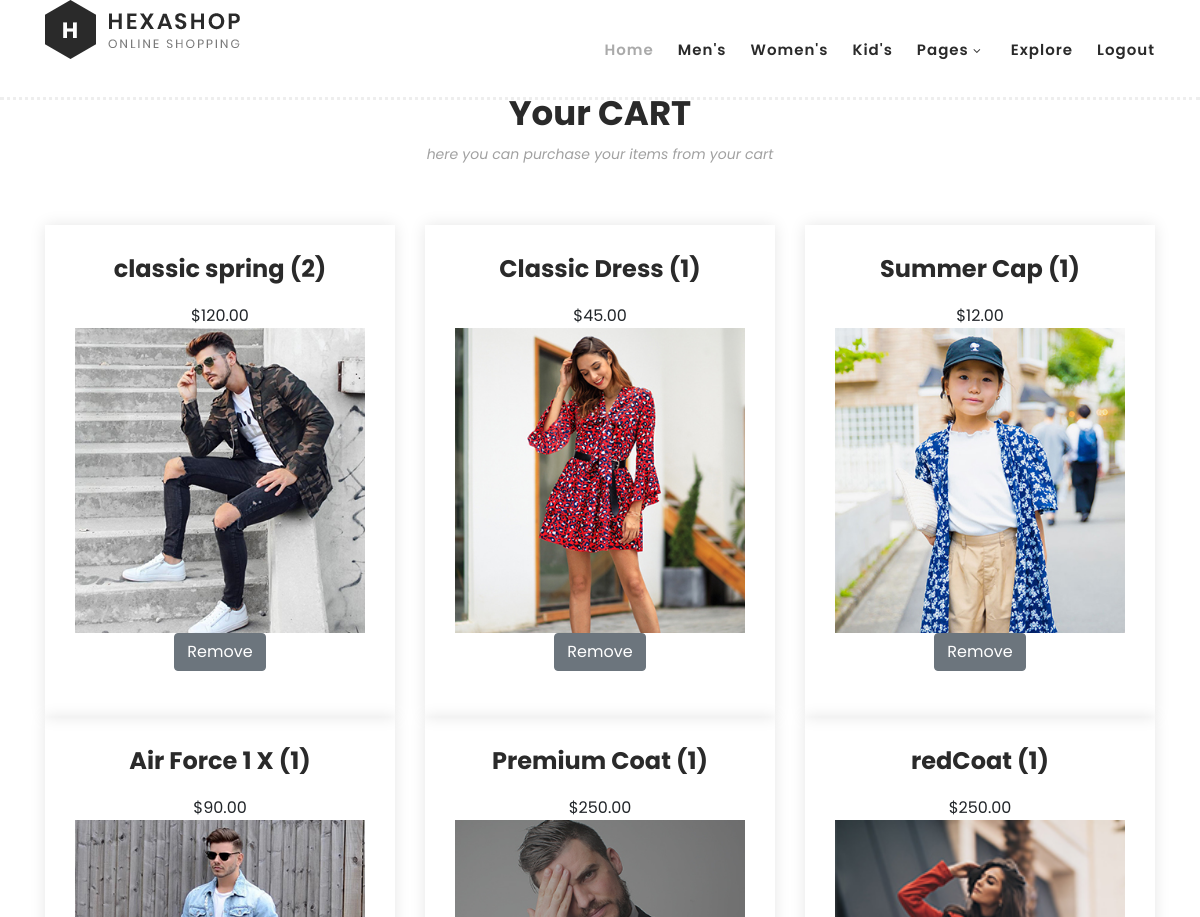
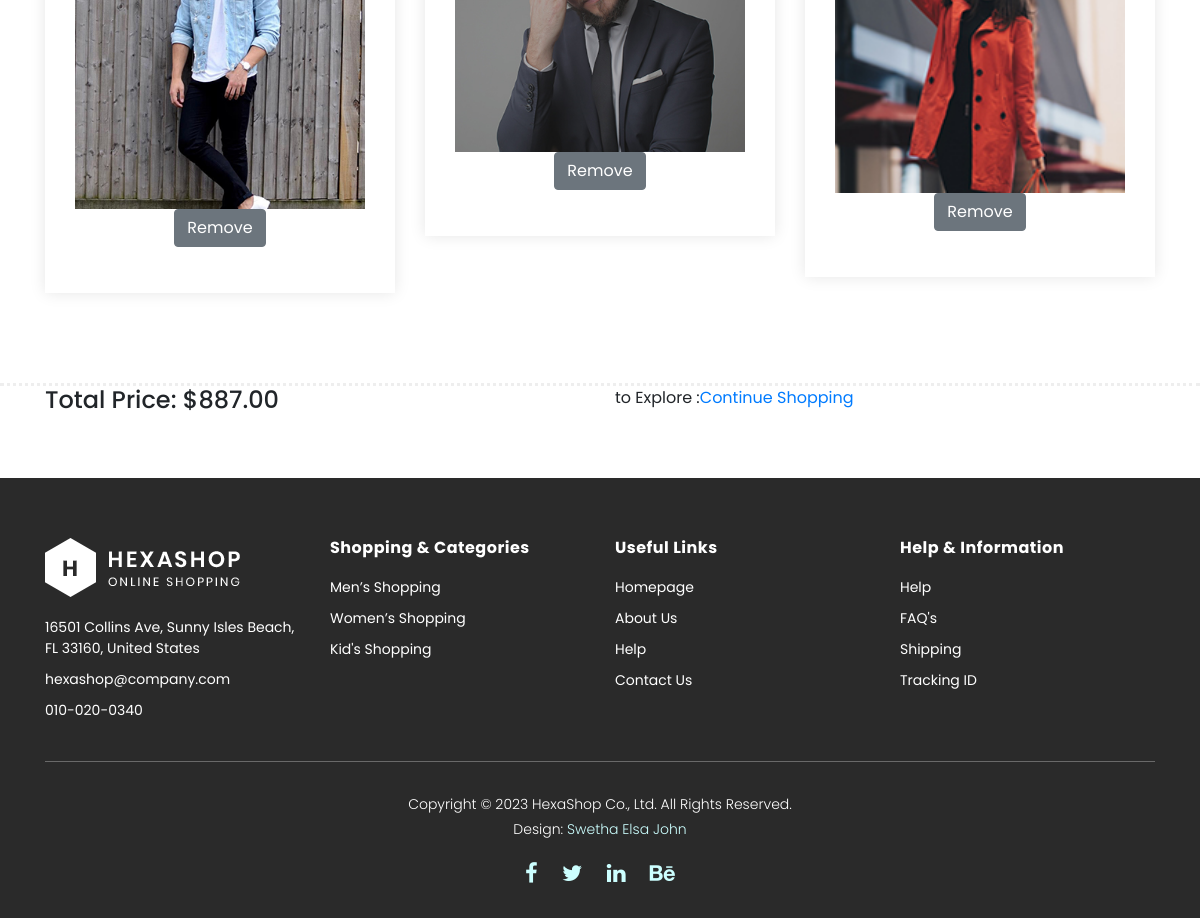
The app's page /cart/ (signed in) with its own data (2 pictures, top to bottom).
### store/models.py (models this page shows, shortened)
class CartItem(models.Model):
	product = models.ForeignKey(Product, on_delete=models.CASCADE)
	quantity = models.PositiveIntegerField(default=0)
	user = models.ForeignKey(User, on_delete=models.CASCADE)
	date_added = models.DateTimeField(auto_now_add=True)

class Product(models.Model):
	name = models.CharField(max_length=100)
	catogory = models.ForeignKey(Category, on_delete=models.CASCADE)
	description = models.TextField(null=True)
	price = models.DecimalField(max_digits=10, decimal_places=2)
	image = models.ImageField(upload_to='products/')

### store/views.py (the view)
# urls.py: path('cart/', views.view_cart, name='view_cart'),
def view_cart(request):
	cart_items = CartItem.objects.filter(user=request.user)
	total_price = sum(item.product.price * item.quantity for item in cart_items)
	return render(request, 'cart.html', {'cart_items': cart_items, 'total_price': total_price})

### templates/cart.html (shortened to what this page needs)
{% load static %}
<html lang="en">
<head>
    <link rel="stylesheet" type="text/css" href="{% static '/assets/css/bootstrap.min.css' %}">
    <link rel="stylesheet" type="text/css" href="{% static '/assets/css/font-awesome.css' %}">
    <link rel="stylesheet" href="{% static '/assets/css/templatemo-hexashop.css' %}">
    <link rel="stylesheet" href="{% static '/assets/css/owl-carousel.css' %}">
    <link rel="stylesheet" href="{% static '/assets/css/lightbox.css' %}">
</head>
<body>
	<header class="header-area header-sticky">
        <div class="container">
            <div class="row">
                <div class="col-12">
                    <nav class="main-nav">
                        <a href="index.html" class="logo">
                            <img src="{% static '/assets/images/logo.png' %}">
                        </a>
                        <ul class="nav">
                            <li class="scroll-to-section"><a href="#top" class="active">Home</a></li>
                            <li class="scroll-to-section"><a href="#men">Men's</a></li>
                            <li class="scroll-to-section"><a href="#women">Women's</a></li>
                            <li class="scroll-to-section"><a href="#kids">Kid's</a></li>
                            <li class="submenu">
                                <a href="javascript:;">Pages</a>
                            </li>
                            <li class="scroll-to-section"><a href="#explore">Explore</a></li>
                            {% if user.is_authenticated %}
                            <li class="scroll-to-section"><a href="{% url 'store:logout' %}">Logout</a></li>
                            {% else %}
                            <li class="scroll-to-section"><a href="{% url 'store:signup' %}">Sign Up</a></li>
                            <li class="scroll-to-section"><a href="{% url 'store:login' %}">Login</a></li>
                            {% endif %}
                        </ul>
                    </nav>
                </div>
            </div>
        </div>
    </header>
	<section class="our-services">
        <div class="container">
            <div class="row">
                <div class="col-lg-12">
                    <div class="section-heading">
                        <h2>Your CART</h2>
                        <span>here you can purchase your items from your cart</span>
                    </div>
                </div>
				{% for item in cart_items %}
                <div class="col-lg-4">
                    <div class="service-item">
                        <h4>{{ item.product.name }} ({{ item.quantity }})</h4>
                        <span>${{ item.product.price }}</span>
						<img src="{{ item.product.image.url }}" alt="">
                        <form action="{% url 'store:remove_from_cart' item_id=item.id %}" method="post">
                            <button type="submit" class="btn btn-secondary">Remove</button>
                        </form>
                    </div>
                </div>
				{% empty %}
					<p>Your cart is empty.</p>
                {% endfor %}
            </div>
        </div>
    </section>
	<div class="container">
		<div class="row">
			<div class="col">
				<h4>Total Price: ${{ total_price }}</h4>
			</div>
			<div class="col">
				<label for="">to Explore :</label><a href="{% url 'store:product_list' %}">Continue Shopping</a>
			</div>
		</div>
	</div>
	<footer>
        <div class="container">
            <div class="row">
                <div class="col-lg-3">
                    <div class="first-item">
                        <div class="logo">
                            <img src="{% static '/assets/images/white-logo.png' %}" alt="hexashop ecommerce templatemo">
                        </div>
                        <ul>
                            <li><a href="#">16501 Collins Ave, Sunny Isles Beach, FL 33160, United States</a></li>
                            <li><a href="#">hexashop@company.com</a></li>
                            <li><a href="#">010-020-0340</a></li>
                        </ul>
                    </div>
                </div>
                <div class="col-lg-3">
                    <h4>Shopping &amp; Categories</h4>
                    <ul>
                        <li><a href="#">Men’s Shopping</a></li>
                        <li><a href="#">Women’s Shopping</a></li>
                        <li><a href="#">Kid's Shopping</a></li>
                    </ul>
                </div>
                <div class="col-lg-3">
                    <h4>Useful Links</h4>
                    <ul>
                        <li><a href="#">Homepage</a></li>
                        <li><a href="#">About Us</a></li>
                        <li><a href="#">Help</a></li>
                        <li><a href="#">Contact Us</a></li>
                    </ul>
                </div>
                <div class="col-lg-3">
                    <h4>Help &amp; Information</h4>
                    <ul>
                        <li><a href="#">Help</a></li>
                        <li><a href="#">FAQ's</a></li>
                        <li><a href="#">Shipping</a></li>
                        <li><a href="#">Tracking ID</a></li>
                    </ul>
                </div>
                <div class="col-lg-12">
                    <div class="under-footer">
                        <p>Copyright © 2023 HexaShop Co., Ltd. All Rights Reserved.
                        <br>Design: <a href="https://templatemo.com" target="_parent" title="free css templates">Swetha Elsa John</a></p>
                        <ul>
                            <li><a href="#"><i class="fa fa-facebook"></i></a></li>
                            <li><a href="#"><i class="fa fa-twitter"></i></a></li>
                            <li><a href="#"><i class="fa fa-linkedin"></i></a></li>
                            <li><a href="#"><i class="fa fa-behance"></i></a></li>
                        </ul>
                    </div>
                </div>
            </div>
        </div>
    </footer>
</body>
</html>

### records on screen
CartItem: product.name "classic spring", quantity "2", product.price "120.00", product.image (picture)
CartItem: product.name "Classic Dress", quantity "1", product.price "45.00", product.image (picture)
CartItem: product.name "Summer Cap", quantity "1", product.price "12.00", product.image (picture)
CartItem: product.name "Air Force 1 X", quantity "1", product.price "90.00", product.image (picture)
CartItem: product.name "Premium Coat", quantity "1", product.price "250.00", product.image (picture)
CartItem: product.name "redCoat", quantity "1", product.price "250.00", product.image (picture)

### other values on screen
{{ total_price }} "887.00"
